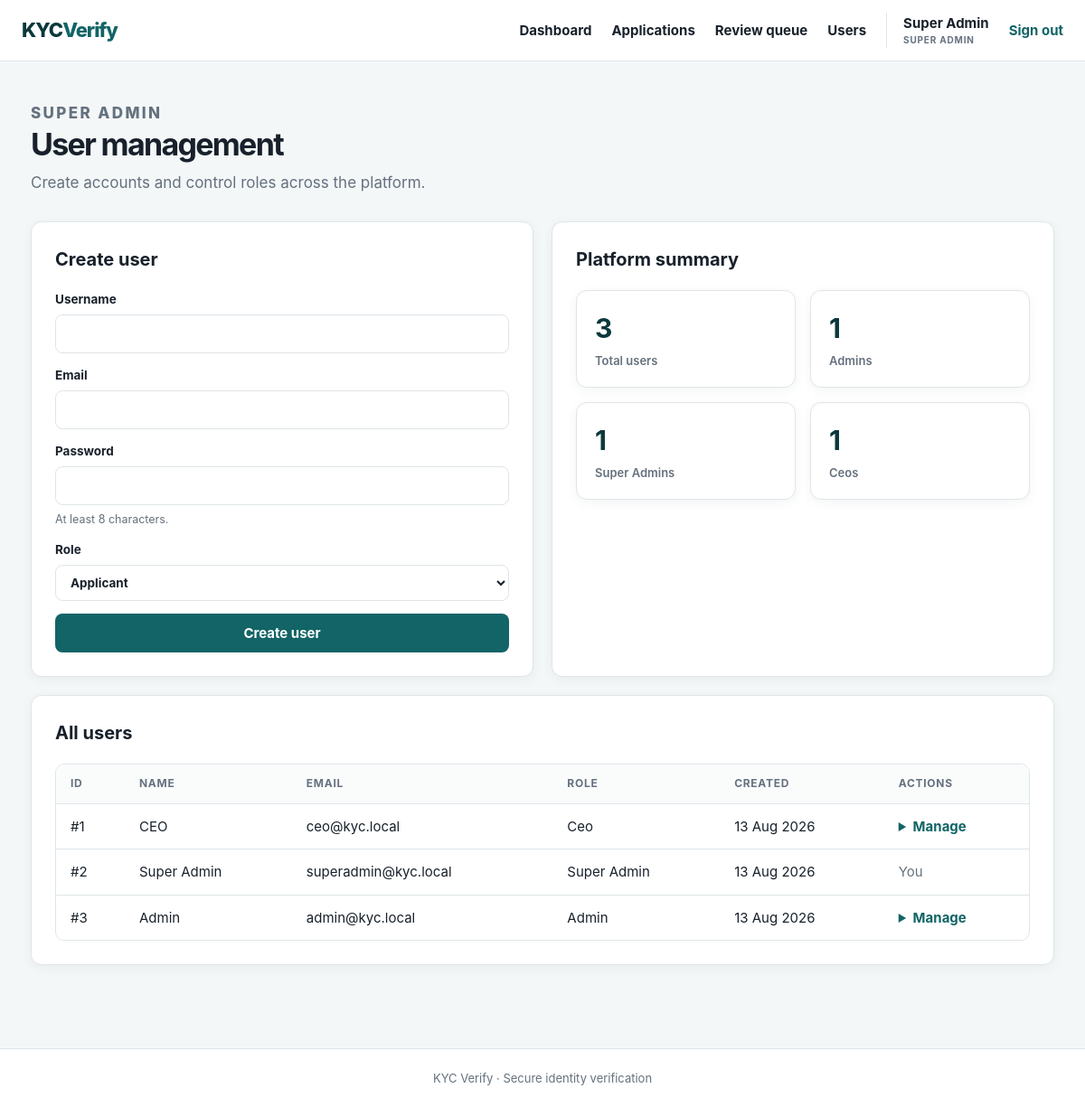
Page /?page=users (signed in) on the committed database.
### tables this page shows
CREATE TABLE user_roles (
    user_id INT UNSIGNED PRIMARY KEY,
    role ENUM(
        'APPLICANT',
        'ADMIN',
        'SUPER_ADMIN',
        'CEO'
    ) NOT NULL DEFAULT 'APPLICANT',
    CONSTRAINT fk_user_roles_user FOREIGN KEY (user_id) REFERENCES users (id) ON DELETE CASCADE
);

CREATE TABLE users (
    id INT UNSIGNED AUTO_INCREMENT PRIMARY KEY,
    username VARCHAR(120) NOT NULL UNIQUE,
    email VARCHAR(190) NOT NULL UNIQUE,
    password_hash VARCHAR(255) NOT NULL,
    is_active TINYINT(1) NOT NULL DEFAULT 1,
    created_at TIMESTAMP NOT NULL DEFAULT CURRENT_TIMESTAMP
);

### index.php (called while the page is built, shortened)
<?php
require_once __DIR__ . '/functions.php';
require_once __DIR__ . '/auth.php';
require_once __DIR__ . '/layout.php';
$u    = user();
$page = $_GET['page'] ?? ($u ? 'dashboard' : 'login');
require __DIR__ . '/pages/' . $page . '.php';

### auth.php (called while the page is built, shortened)
<?php
function user(): ?array
{
    return $_SESSION['user'] ?? null;
}
function is_staff(): bool
{
    $u = user();
    return $u !== null && in_array($u['role'], STAFF_ROLES, true);
}
function role_label(string $role): string
{
    return ucwords(strtolower(str_replace('_', ' ', $role)));
}

### functions.php (called while the page is built, shortened)
<?php
require_once __DIR__ . '/database.php';
function e(?string $value): string
{
    return htmlspecialchars((string) $value, ENT_QUOTES, 'UTF-8');
}

### database.php (called while the page is built, shortened)
<?php
function db(): PDO {
    static $pdo = null;
    if ($pdo === null) {
        $pdo = new PDO('mysql:host=' . DB_HOST . ';dbname=' . DB_NAME . ';charset=utf8mb4', DB_USER, DB_PASS, [
            PDO::ATTR_ERRMODE => PDO::ERRMODE_EXCEPTION,
            PDO::ATTR_DEFAULT_FETCH_MODE => PDO::FETCH_ASSOC,
            PDO::ATTR_EMULATE_PREPARES => false,
        ]);
    }
    return $pdo;
}

### pages/users.php (the view, shortened to what this page needs)
<?php
$u = require_role(['SUPER_ADMIN']);
$users = db()->query('SELECT u.id, u.username, u.email, ur.role, u.created_at
                      FROM users u JOIN user_roles ur ON ur.user_id = u.id
                      ORDER BY u.created_at DESC')->fetchAll();
$roles = ['APPLICANT', 'ADMIN', 'SUPER_ADMIN', 'CEO'];
?>
<div class="hero compact">
    <div>
        <p class="eyebrow">SUPER ADMIN</p>
        <h1>User management</h1>
        <p>Create accounts and control roles across the platform.</p>
    </div>
</div>
<div class="grid-2">
    <div class="card">
        <h2>Create user</h2>
        <form method="post" class="stack">
            <label>Username
                <input name="username" required maxlength="120">
            </label>
            <label>Email
                <input type="email" name="email" required>
            </label>
            <label>Password
                <input type="password" name="password" minlength="8" required>
                <small class="hint">At least 8 characters.</small>
            </label>
            <label>Role
                <select name="role" required>
                    <?php foreach ($roles as $role): ?>
                        <option value="<?= $role ?>"><?= e(role_label($role)) ?></option>
                    <?php endforeach; ?>
                </select>
            </label>
            <button class="button button-primary">Create user</button>
        </form>
    </div>
    <div class="card">
        <h2>Platform summary</h2>
        <div class="stats stats-inline">
            <div class="stat"><strong><?= count($users) ?></strong><span>Total users</span></div>
            <?php
            $counts = db()->query('SELECT role, COUNT(*) c FROM user_roles GROUP BY role')->fetchAll();
            foreach ($counts as $row): ?>
                <div class="stat"><strong><?= $row['c'] ?></strong><span><?= e(role_label($row['role'])) ?>s</span></div>
            <?php endforeach; ?>
        </div>
    </div>
</div>
<div class="card">
    <h2>All users</h2>
    <div class="table-wrap">
        <table>
            <thead>
            <tr><th>ID</th><th>Name</th><th>Email</th><th>Role</th><th>Created</th><th>Actions</th></tr>
            </thead>
            <tbody>
            <?php foreach ($users as $member): ?>
                <tr>
                    <td>#<?= $member['id'] ?></td>
                    <td><?= e($member['username']) ?></td>
                    <td><?= e($member['email']) ?></td>
                    <td><?= e(role_label($member['role'])) ?></td>
                    <td><?= e(date('d M Y', strtotime($member['created_at']))) ?></td>
                    <td>
                        <?php if ($member['id'] != $u['id']): ?>
                            <details class="inline-edit">
                                <summary>Manage</summary>
                            </details>
                        <?php else: ?>
                            <span class="muted">You</span>
                        <?php endif; ?>
                    </td>
                </tr>
            <?php endforeach; ?>
            </tbody>
        </table>
    </div>
</div>

### assets/style.css (style rules this page uses)
:root { --ink: #18212b; --muted: #65717e; --line: #dfe5e9; --paper: #ffffff; --bg: #f4f7f8; --brand: #126466; --brand-dark: #0b383b; --brand-soft: #e3f0f0; --success: #1d7a4f; --success-bg: #e6f4ec; --danger: #b53d3d; --danger-bg: #fbeaea; --warn: #9d6510; --warn-bg: #fdf6e7; --info: #245a9d; --info-bg: #e9f0fa; --radius: 12px; --shadow: 0 3px 12px rgba(28, 63, 73, 0.06); }
* { box-sizing: border-box; }
body { margin: 0; background: var(--bg); color: var(--ink); font: 15px/1.55 Inter, system-ui, -apple-system, BlinkMacSystemFont, "Segoe UI", sans-serif; min-height: 100vh; display: flex; flex-direction: column; }
button, .button { border: 0; border-radius: 8px; background: var(--brand); color: #fff; padding: 10px 16px; font: inherit; font-weight: 700; cursor: pointer; display: inline-block; transition: background 0.15s ease, transform 0.05s ease; }
.button-primary { background: var(--brand); }
.hero { display: flex; justify-content: space-between; align-items: end; margin-bottom: 30px; gap: 24px; }
.hero h1, .auth h1 { font-size: clamp(30px, 5vw, 46px); line-height: 1.08; margin: 4px 0 10px; letter-spacing: -1.7px; }
.hero p { margin: 0; color: var(--muted); font-size: 17px; }
.hero.compact h1 { font-size: 34px; }
.eyebrow { color: var(--brand); font-size: 11px; font-weight: 800; letter-spacing: 0.14em; margin: 0 0 6px; }
.card { background: var(--paper); border: 1px solid var(--line); border-radius: var(--radius); padding: 26px; margin: 20px 0; box-shadow: var(--shadow); }
.card h2 { font-size: 20px; margin: 0 0 18px; }
.grid-2 { display: grid; grid-template-columns: repeat(auto-fit, minmax(340px, 1fr)); gap: 20px; }
.grid-2 .card { margin: 0; }
label { display: flex; flex-direction: column; gap: 6px; font-weight: 650; font-size: 13.5px; color: var(--ink); }
input, select, textarea { border: 1px solid var(--line); border-radius: 8px; padding: 10px 12px; font: inherit; background: var(--paper); color: var(--ink); width: 100%; }
.hint { font-weight: 400; color: var(--muted); font-size: 12.5px; }
.stack { display: flex; flex-direction: column; gap: 14px; }
.stats { display: grid; grid-template-columns: repeat(auto-fit, minmax(170px, 1fr)); gap: 16px; margin-bottom: 26px; }
.stat { background: var(--paper); border: 1px solid var(--line); border-radius: var(--radius); padding: 18px 20px; box-shadow: var(--shadow); }
.stat strong { display: block; font-size: 30px; letter-spacing: -1px; color: var(--brand-dark); }
.stat span { color: var(--muted); font-size: 13px; font-weight: 600; }
.stats-inline { margin-bottom: 0; }
.table-wrap { overflow-x: auto; border: 1px solid var(--line); border-radius: 10px; }
table { width: 100%; border-collapse: collapse; background: var(--paper); }
th { text-align: left; font-size: 12px; text-transform: uppercase; letter-spacing: 0.06em; color: var(--muted); padding: 12px 16px; border-bottom: 1px solid var(--line); background: #fafcfc; white-space: nowrap; }
td { padding: 13px 16px; border-bottom: 1px solid var(--line); vertical-align: middle; }
tbody tr:last-child td { border-bottom: 0; }
.inline-edit summary { cursor: pointer; color: var(--brand); font-weight: 650; }
.muted { color: var(--muted); }

### rows in the picture
user_roles: user_id "1", user_id.username "CEO", user_id.email "ceo@kyc.local", role "Ceo", user_id.created_at "13 Aug 2026"
user_roles: user_id "2", user_id.username "Super Admin", user_id.email "superadmin@kyc.local", role "Super Admin", user_id.created_at "13 Aug 2026", shows "You"
user_roles: user_id "3", user_id.username "Admin", user_id.email "admin@kyc.local", role "Admin", user_id.created_at "13 Aug 2026"

### other values in the picture
$label "Dashboard"
$label "Applications"
$label "Review queue"
$label "Users"
$u['username'] "Super Admin"
role_label($u['role']) "SUPER ADMIN"
count($users) "3"
$row['c'] "1"
role_label($row['role']) "Admin"
role_label($row['role']) "Super Admin"
role_label($row['role']) "Ceo"
APP_NAME "KYC Verify"
form field role "Applicant"
